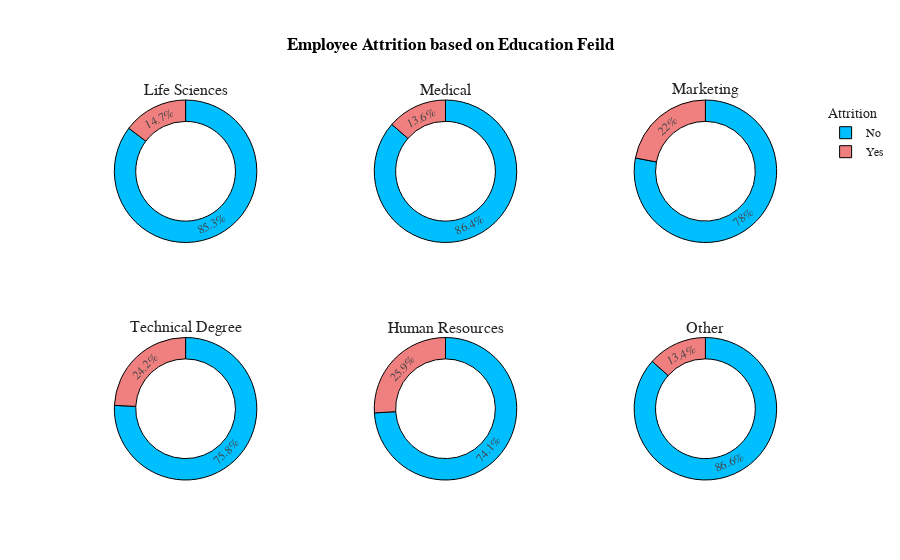

Here is the notebook cell this chart was saved with:
### Markdown cell above
<ul>
    <li><p>Employees who travels frequently has maximum Attrition rate </p></li>
    <li><p>Non-travel Employees has low Attrition rate. </p></li>
</ul>
<br>
<a id='ef'></a>
<div style="color:white;
            display:fill;
            border-radius:15px;
            background-color:white;
            font-size:110%;
            font-family:Verdana;
            letter-spacing:1px">
    <h3 style='padding: 10px;
              color:black;
               border:green;
               border-width:2.5px;
               border-style:solid;
              font-family: cursive;
              text-align:center;'>
        Employee Attrition based on Education Feild
    </h3>
    </div>
<br>
<a href='#top' style='text-decoration:none; font-family: cursive; '>Back to Top^</a><br>

### Code cell
bus=df.groupby(['EducationField','Attrition'],as_index=False)['Age'].count()
bus.rename(columns={'Age':'Count'},inplace=True)
fig=go.Figure()
fig = make_subplots(rows=2, cols=3, specs=[[{"type": "pie"}, {"type": "pie"}, {"type": "pie"}],[{"type": "pie"}, {"type": "pie"}, {"type": "pie"}]],subplot_titles=('Life Sciences', 'Medical','Marketing','Technical Degree','Human Resources','Other'))

fig.add_trace(go.Pie(values=bus[bus['EducationField']=='Life Sciences']['Count'],labels=bus[bus['EducationField']=='Life Sciences']['Attrition'],hole=0.7,marker_colors=['DeepSkyBlue','LightCoral'],name='Life Sciences',showlegend=False),row=1,col=1)
fig.add_trace(go.Pie(values=bus[bus['EducationField']=='Medical']['Count'],labels=bus[bus['EducationField']=='Medical']['Attrition'],hole=0.7,marker_colors=['DeepSkyBlue','LightCoral'],name='Medical',showlegend=False),row=1,col=2)
fig.add_trace(go.Pie(values=bus[bus['EducationField']=='Marketing']['Count'],labels=bus[bus['EducationField']=='Marketing']['Attrition'],hole=0.7,marker_colors=['DeepSkyBlue','LightCoral'],name='Marketing',showlegend=True),row=1,col=3)
fig.add_trace(go.Pie(values=bus[bus['EducationField']=='Technical Degree']['Count'],labels=bus[bus['EducationField']=='Technical Degree']['Attrition'],hole=0.7,marker_colors=['DeepSkyBlue','LightCoral'],name='Technical Degree',showlegend=False),row=2,col=1)
fig.add_trace(go.Pie(values=bus[bus['EducationField']=='Human Resources']['Count'],labels=bus[bus['EducationField']=='Human Resources']['Attrition'],hole=0.7,marker_colors=['DeepSkyBlue','LightCoral'],name='Human Resources',showlegend=False),row=2,col=2)
fig.add_trace(go.Pie(values=bus[bus['EducationField']=='Other']['Count'],labels=bus[bus['EducationField']=='Other']['Attrition'],hole=0.7,marker_colors=['DeepSkyBlue','LightCoral'],name='Other',showlegend=False),row=2,col=3)

fig.update_layout(title_x=0.5,template='simple_white',showlegend=True,legend_title_text="Attrition",title_text='<b style="color:black; font-size:100%;">Employee Attrition based on Education Feild',font_family="Times New Roman",title_font_family="Times New Roman")
fig.update_traces(marker=dict(line=dict(color='#000000', width=1)))

### Figure 1 — Plotly figure (JSON) as saved in the notebook; plotly's stock layout.template omitted (floating-point values rounded to 4 significant figures)
{"data": [{"domain": {"x": [0.0, 0.2889], "y": [0.625, 1.0]}, "hole": 0.7, "labels": ["No", "Yes"], "marker": {"colors": ["DeepSkyBlue", "LightCoral"], "line": {"color": "#000000", "width": 1}}, "name": "Life Sciences", "showlegend": false, "type": "pie", "values": [517, 89]}, {"domain": {"x": [0.3556, 0.6444], "y": [0.625, 1.0]}, "hole": 0.7, "labels": ["No", "Yes"], "marker": {"colors": ["DeepSkyBlue", "LightCoral"], "line": {"color": "#000000", "width": 1}}, "name": "Medical", "showlegend": false, "type": "pie", "values": [401, 63]}, {"domain": {"x": [0.7111, 1.0], "y": [0.625, 1.0]}, "hole": 0.7, "labels": ["No", "Yes"], "marker": {"colors": ["DeepSkyBlue", "LightCoral"], "line": {"color": "#000000", "width": 1}}, "name": "Marketing", "showlegend": true, "type": "pie", "values": [124, 35]}, {"domain": {"x": [0.0, 0.2889], "y": [0.0, 0.375]}, "hole": 0.7, "labels": ["No", "Yes"], "marker": {"colors": ["DeepSkyBlue", "LightCoral"], "line": {"color": "#000000", "width": 1}}, "name": "Technical Degree", "showlegend": false, "type": "pie", "values": [100, 32]}, {"domain": {"x": [0.3556, 0.6444], "y": [0.0, 0.375]}, "hole": 0.7, "labels": ["No", "Yes"], "marker": {"colors": ["DeepSkyBlue", "LightCoral"], "line": {"color": "#000000", "width": 1}}, "name": "Human Resources", "showlegend": false, "type": "pie", "values": [20, 7]}, {"domain": {"x": [0.7111, 1.0], "y": [0.0, 0.375]}, "hole": 0.7, "labels": ["No", "Yes"], "marker": {"colors": ["DeepSkyBlue", "LightCoral"], "line": {"color": "#000000", "width": 1}}, "name": "Other", "showlegend": false, "type": "pie", "values": [71, 11]}], "layout": {"annotations": [{"font": {"size": 16}, "showarrow": false, "text": "Life Sciences", "x": 0.1444, "xanchor": "center", "xref": "paper", "y": 1.0, "yanchor": "bottom", "yref": "paper"}, {"font": {"size": 16}, "showarrow": false, "text": "Medical", "x": 0.5, "xanchor": "center", "xref": "paper", "y": 1.0, "yanchor": "bottom", "yref": "paper"}, {"font": {"size": 16}, "showarrow": false, "text": "Marketing", "x": 0.8556, "xanchor": "center", "xref": "paper", "y": 1.0, "yanchor": "bottom", "yref": "paper"}, {"font": {"size": 16}, "showarrow": false, "text": "Technical Degree", "x": 0.1444, "xanchor": "center", "xref": "paper", "y": 0.375, "yanchor": "bottom", "yref": "paper"}, {"font": {"size": 16}, "showarrow": false, "text": "Human Resources", "x": 0.5, "xanchor": "center", "xref": "paper", "y": 0.375, "yanchor": "bottom", "yref": "paper"}, {"font": {"size": 16}, "showarrow": false, "text": "Other", "x": 0.8556, "xanchor": "center", "xref": "paper", "y": 0.375, "yanchor": "bottom", "yref": "paper"}], "font": {"family": "Times New Roman"}, "legend": {"title": {"text": "Attrition"}}, "showlegend": true, "title": {"font": {"family": "Times New Roman"}, "text": "<b style=\"color:black; font-size:100%;\">Employee Attrition based on Education Feild", "x": 0.5}}}
